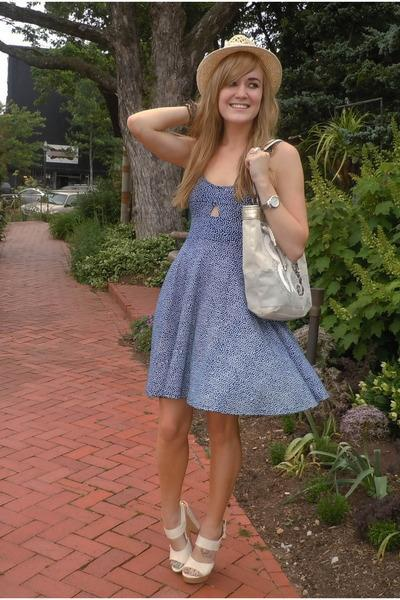
#> input picture dress.jpg, 400 x 600 px
$ python orb.py
#> lines starting #> are read from the running program, lines starting #| are printed output that depends on the picture; after the words box and inside, x2 and y2 are one past the last pixel; in counts of white or black regions, pixels touching at a corner belong together
import cv2
# import matplotlib.python as plt
import numpy as np

image1 = cv2.imread("dress.jpg")
#> image1 is the input picture: shape (600, 400, 3); mean B, G, R 76.6, 90.7, 110.8

training_image = image1
#test_image = image1
test_image = cv2.imread("dresscrop.jpg")
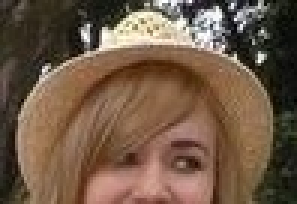
#> input picture dresscrop.jpg, 99 x 68 px (shown 3 times larger)
#> test_image is the input picture: shape (68, 99, 3); mean B, G, R 70.6, 89.8, 112.8
# [5 lines of commented-out code are left out]

training_gray = cv2.cvtColor(training_image,cv2.COLOR_RGB2GRAY)
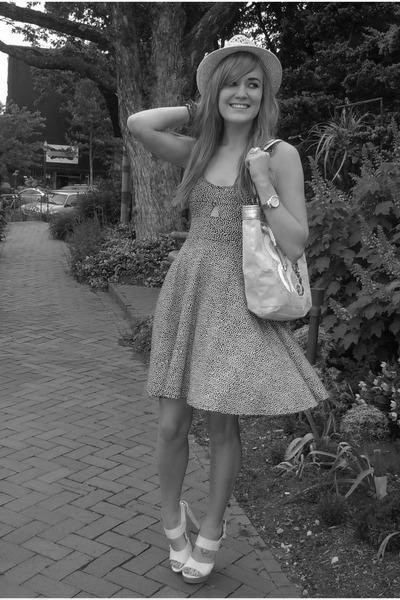
#> training_gray: shape (600, 400); min 0, max 255, mean 88.8
test_gray = cv2.cvtColor(test_image,cv2.COLOR_RGB2GRAY)
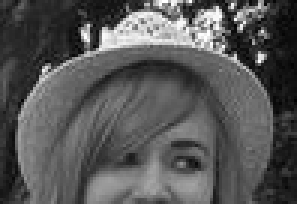
#> test_gray: shape (68, 99) (shown 3 times larger); min 1, max 255, mean 86.7

# cv2.imshow("Training image",training_image)

# cv2.imshow("Test image",test_image)
# cv2.waitKey(0)
# cv2.destroyAllWindows()
# fx, plots = plt.subplots(1,2,figsize=(20,10))

# plots[0].set_title("Training image")
# plots[0].imshow(training_image)

# plots[1].set_title("Testing image")
# plots[1].imshow(test_image)

orb = cv2.ORB_create()

train_keypoints, train_descriptor = orb.detectAndCompute(training_gray, None)
#> train_keypoints = 500 keypoints; strongest (x, y, size): (263, 34, 31), (222, 46, 31), (277, 51, 31), (220, 44, 31)
test_keypoints, test_descriptor = orb.detectAndCompute(test_gray, None)
#> test_keypoints = 1 keypoints; (x, y, size): (41, 35, 31)

keypoints = np.copy(training_image)
print(len(keypoints))
#| 600
cv2.drawKeypoints(training_image,train_keypoints,keypoints,color = (0,0,255))
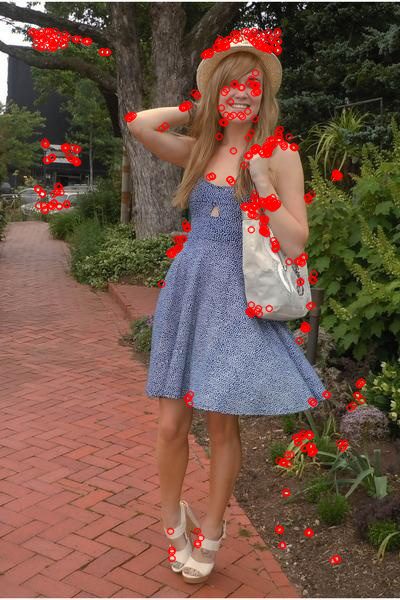
#> keypoints: shape (600, 400, 3); 4.61% of pixels changed, all inside (x1, y1, x2, y2) = (27, 27, 366, 565)

# cv2.imshow("Training image",keypoints)

# # cv2.imshow("Test image",test_image)
# cv2.waitKey(0)
# cv2.destroyAllWindows()

bf = cv2.BFMatcher(cv2.NORM_HAMMING, crossCheck = True)

matches = bf.match(train_descriptor, test_descriptor)
#> matches = 1 matches

#matches = sorted(matches, key=lambda x: x.distance)

result = cv2.drawMatches(training_image,train_keypoints,test_image,test_keypoints,matches[:200],test_gray,flags=2)
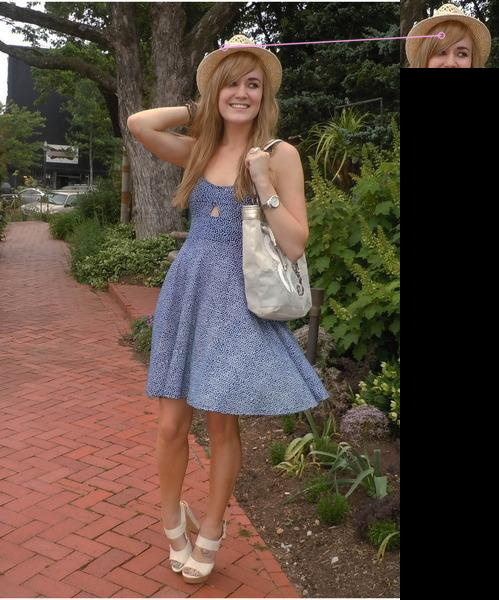
#> result: shape (600, 499, 3); mean B, G, R 63.2, 74.8, 91.5

cv2.imshow("Result",result)
cv2.waitKey(0)
cv2.destroyAllWindows()
